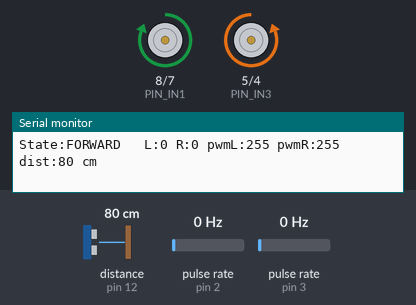
Bench run of a sketch on a simulated Arduino Uno, built with avr-gcc and run on an emulated ATmega328P. Parts: motor-driver pin pairs drawn as motors (green arrow = first pin HIGH = forward, orange = second pin HIGH = backward, longer = more drive, scaled by the enable pin), the last lines printed to the serial monitor. Wiring (inferred from the names in the program): ultrasonic range finder: trigger pin 13; echo pin 12; 2 × pulse sensor: data pin 2 / data pin 3. The inputs (shaded band) are chosen by the test bench; at power-on: distance to the obstacle (sensor on pin 12) 80 cm, pulse rate (sensors on pin 2, pin 3) 0 Hz. The echo pulse lasts 58.3 µs per cm.

Above: at 2.2 s.
2.3 s: distance to the obstacle (sensor on pin 12) set to 2 cm
At 2.7 s:
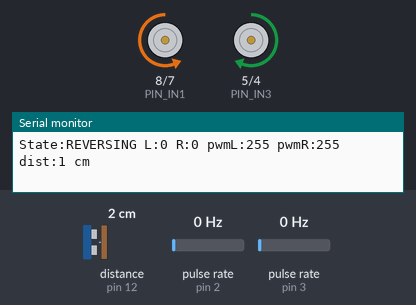
At 3.2 s:
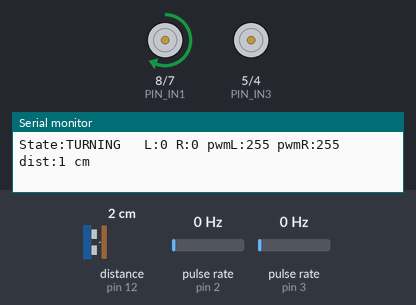
5.3 s: distance to the obstacle (sensor on pin 12) set to 60 cm
7.1 s: pulse rate (sensor on pin 2) set to 100 Hz
At 8.6 s:
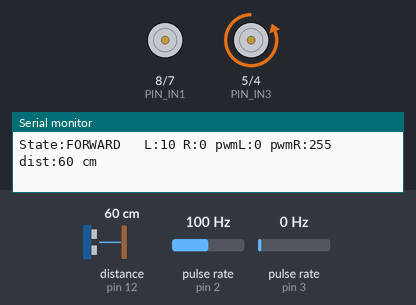
10.1 s: pulse rate (sensor on pin 3) set to 62 Hz
At 10.35 s:
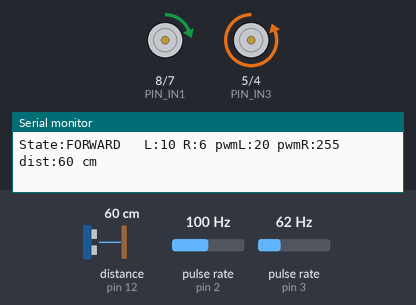
13.1 s: pulse rate (sensor on pin 3) set to 100 Hz
16.1 s: distance to the obstacle (sensor on pin 12) set to 35 cm
Timing chart, 0 to 46.8 s (numbered marks = the images above; inputs shaded):
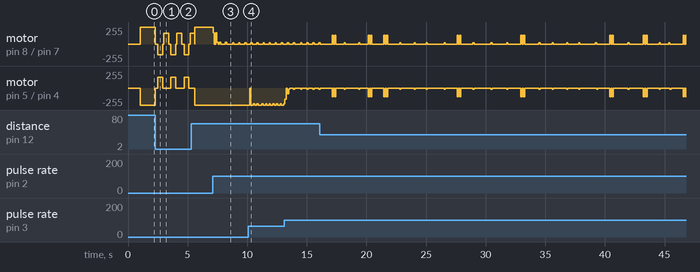

The sketch:

robot_car_ff.ino
```cpp
// (licence header left out)
#include "config.h"
#include "motors.h"
#include "ultrasonic.h"
#include "encoder.h"
#include "pid.h"

// ── PID instances ────────────────────────────────────────────
static PIDController pidLeft;
static PIDController pidRight;

// ── Current PWM outputs ───────────────────────────────────────
static float pwmLeft  = DRIVE_SPEED;
static float pwmRight = DRIVE_SPEED;

// ── PID timing ────────────────────────────────────────────────
static unsigned long lastPIDUpdate = 0;
static const float   DT_S = PID_INTERVAL_MS / 1000.0f;

// ── State machine ─────────────────────────────────────────────
enum RobotState { STATE_FORWARD, STATE_STOP, STATE_REVERSING, STATE_TURNING };
static RobotState    currentState   = STATE_FORWARD;
static unsigned long stateStartTime = 0;

static const char* state_name(RobotState s) {
  switch (s) {
    case STATE_FORWARD:   return "FORWARD  ";
    case STATE_STOP:      return "STOP     ";
    case STATE_REVERSING: return "REVERSING";
    case STATE_TURNING:   return "TURNING  ";
    default:              return "UNKNOWN  ";
  }
}

// ── setup() ──────────────────────────────────────────────────
void setup() {
  Serial.begin(SERIAL_BAUD);
  motors_init();
  ultrasonic_init();
  encoder_init();

  // Feedforward gain (PID_KFF) passed as 4th argument
  pid_init(&pidLeft,
           PID_KP, PID_KI, PID_KD, PID_KFF,
           PID_INTEGRAL_LIMIT, 0.0f, 255.0f);
  pid_init(&pidRight,
           PID_KP, PID_KI, PID_KD, PID_KFF,
           PID_INTEGRAL_LIMIT, 0.0f, 255.0f);

  Serial.println(F("=== v4: Feedforward + PID Robot ==="));
  Serial.print(F("Kff: "));   Serial.print(PID_KFF);
  Serial.print(F("  Target: ")); Serial.print(TARGET_SPEED_PULSES);
  Serial.println(F(" pulses/100ms"));
  delay(1000);
}

// ── loop() ───────────────────────────────────────────────────
void loop() {
  unsigned long now      = millis();
  long          distance = ultrasonic_read_cm();

  // PID update at fixed interval
  if (now - lastPIDUpdate >= PID_INTERVAL_MS) {
    long speedL = encoder_get_speed(MOTOR_LEFT);
    long speedR = encoder_get_speed(MOTOR_RIGHT);

    if (currentState == STATE_FORWARD) {
      pwmLeft  = pid_compute(&pidLeft,  TARGET_SPEED_PULSES, (float)speedL, DT_S);
      pwmRight = pid_compute(&pidRight, TARGET_SPEED_PULSES, (float)speedR, DT_S);
      motors_set((uint8_t)pwmLeft, true, (uint8_t)pwmRight, true);
    }

    Serial.print(F("State:")); Serial.print(state_name(currentState));
    Serial.print(F(" L:"));    Serial.print(speedL);
    Serial.print(F(" R:"));    Serial.print(speedR);
    Serial.print(F(" pwmL:")); Serial.print((int)pwmLeft);
    Serial.print(F(" pwmR:")); Serial.print((int)pwmRight);
    Serial.print(F(" dist:")); Serial.print(distance);
    Serial.println(F(" cm"));

    lastPIDUpdate = now;
  }

  // State machine
  switch (currentState) {
    case STATE_FORWARD:
      if (distance > 0 && distance < STOP_DISTANCE) {
        motors_stop();
        pid_reset(&pidLeft); pid_reset(&pidRight);
        encoder_reset_all();
        currentState   = STATE_STOP;
        stateStartTime = now;
      }
      break;
    case STATE_STOP:
      if (now - stateStartTime >= STOP_PAUSE_MS) {
        motors_backward(REVERSE_SPEED);
        currentState   = STATE_REVERSING;
        stateStartTime = now;
      }
      break;
    case STATE_REVERSING:
      if (now - stateStartTime >= REVERSE_TIME_MS) {
        motors_stop(); delay(100);
        motors_turn_right(TURN_SPEED);
        currentState   = STATE_TURNING;
        stateStartTime = now;
      }
      break;
    case STATE_TURNING:
      if (now - stateStartTime >= TURN_TIME_MS) {
        motors_stop();
        pid_reset(&pidLeft); pid_reset(&pidRight);
        encoder_reset_all();
        currentState = STATE_FORWARD;
      }
      break;
  }
}
```

encoder.cpp
```cpp
// (licence header left out)
#include "encoder.h"

static volatile long _leftPulses  = 0;
static volatile long _rightPulses = 0;

static void leftISR()  { _leftPulses++;  }
static void rightISR() { _rightPulses++; }

void encoder_init() {
  pinMode(ENCODER_LEFT_PIN,  INPUT_PULLUP);
  pinMode(ENCODER_RIGHT_PIN, INPUT_PULLUP);
  attachInterrupt(digitalPinToInterrupt(ENCODER_LEFT_PIN),  leftISR,  RISING);
  attachInterrupt(digitalPinToInterrupt(ENCODER_RIGHT_PIN), rightISR, RISING);
}

long encoder_get_speed(MotorSide side) {
  long count;
  if (side == MOTOR_LEFT) {
    noInterrupts();
    count       = _leftPulses;
    _leftPulses = 0;
    interrupts();
  } else {
    noInterrupts();
    count        = _rightPulses;
    _rightPulses = 0;
    interrupts();
  }
  return count;
}

void encoder_reset_all() {
  noInterrupts();
  _leftPulses  = 0;
  _rightPulses = 0;
  interrupts();
}
```

encoder.h
```cpp
// (licence header left out)
#pragma once
#include <Arduino.h>

#define ENCODER_LEFT_PIN   2    // Hardware interrupt INT0
#define ENCODER_RIGHT_PIN  3    // Hardware interrupt INT1

typedef enum { MOTOR_LEFT, MOTOR_RIGHT } MotorSide;

/**
 * Initialise encoder pins as INPUT_PULLUP and attach
 * rising-edge hardware interrupts. Call once from setup().
 */
void encoder_init();

/**
 * Return the pulse count accumulated since the last call
 * for the specified motor, then atomically reset to zero.
 *
 * Call at a fixed, consistent interval (e.g. every 100 ms).
 *
 *   speed_mm_s = encoder_get_speed(side) * 10.2f
 *                / (INTERVAL_MS / 1000.0f)
 *
 * Returns: pulse count (long, >= 0 for forward motion)
 */
long encoder_get_speed(MotorSide side);

/**
 * Reset both counters without reading.
 * Call when switching direction to discard transition pulses.
 */
void encoder_reset_all();
```

motors.cpp
```cpp
// (licence header left out)
#include "motors.h"
#include "config.h"

// ── Internal helpers ─────────────────────────────────────────

static void left_forward(uint8_t speed) {
  digitalWrite(PIN_IN1, HIGH);
  digitalWrite(PIN_IN2, LOW);
  analogWrite(PIN_ENA, speed);
}
static void left_backward(uint8_t speed) {
  digitalWrite(PIN_IN1, LOW);
  digitalWrite(PIN_IN2, HIGH);
  analogWrite(PIN_ENA, speed);
}
static void left_stop() {
  analogWrite(PIN_ENA, 0);
  digitalWrite(PIN_IN1, LOW);
  digitalWrite(PIN_IN2, LOW);
}

static void right_forward(uint8_t speed) {
  digitalWrite(PIN_IN3, LOW);   // Inverted: mirror-mounted
  digitalWrite(PIN_IN4, HIGH);
  analogWrite(PIN_ENB, speed);
}
static void right_backward(uint8_t speed) {
  digitalWrite(PIN_IN3, HIGH);
  digitalWrite(PIN_IN4, LOW);
  analogWrite(PIN_ENB, speed);
}
static void right_stop() {
  analogWrite(PIN_ENB, 0);
  digitalWrite(PIN_IN3, LOW);
  digitalWrite(PIN_IN4, LOW);
}

// ── Public API ───────────────────────────────────────────────

void motors_init() {
  pinMode(PIN_ENA, OUTPUT);
  pinMode(PIN_IN1, OUTPUT);
  pinMode(PIN_IN2, OUTPUT);
  pinMode(PIN_ENB, OUTPUT);
  pinMode(PIN_IN3, OUTPUT);
  pinMode(PIN_IN4, OUTPUT);
  motors_stop();
}

void motors_forward(uint8_t speed) {
  left_forward(speed);
  right_forward(speed);
}
void motors_backward(uint8_t speed) {
  left_backward(speed);
  right_backward(speed);
}
void motors_turn_right(uint8_t speed) {
  left_forward(speed);
  right_stop();
}
void motors_turn_left(uint8_t speed) {
  left_stop();
  right_forward(speed);
}
void motors_spin_right(uint8_t speed) {
  left_forward(speed);
  right_backward(speed);
}
void motors_spin_left(uint8_t speed) {
  left_backward(speed);
  right_forward(speed);
}
void motors_brake() {
  analogWrite(PIN_ENA, 255);
  digitalWrite(PIN_IN1, HIGH);
  digitalWrite(PIN_IN2, HIGH);
  analogWrite(PIN_ENB, 255);
  digitalWrite(PIN_IN3, HIGH);
  digitalWrite(PIN_IN4, HIGH);
}
void motors_stop() {
  left_stop();
  right_stop();
}
void motors_set(uint8_t speedLeft, bool dirLeft,
                uint8_t speedRight, bool dirRight) {
  if (dirLeft)  left_forward(speedLeft);
  else          left_backward(speedLeft);
  if (dirRight) right_forward(speedRight);
  else          right_backward(speedRight);
}
```

motors.h
```cpp
// (licence header left out)
#pragma once
#include <Arduino.h>

void motors_init();
void motors_forward(uint8_t speed);
void motors_backward(uint8_t speed);
void motors_turn_right(uint8_t speed);
void motors_turn_left(uint8_t speed);
void motors_spin_right(uint8_t speed);
void motors_spin_left(uint8_t speed);
void motors_brake();
void motors_stop();
void motors_set(uint8_t speedLeft, bool dirLeft,
                uint8_t speedRight, bool dirRight);
```

pid.cpp
```cpp
// (licence header left out)
#include "pid.h"
#include <Arduino.h>

void pid_init(PIDController* pid,
              float kp, float ki, float kd, float kff,
              float integralLimit,
              float outputMin, float outputMax) {
  pid->kp            = kp;
  pid->ki            = ki;
  pid->kd            = kd;
  pid->kff           = kff;
  pid->integral      = 0.0f;
  pid->previousError = 0.0f;
  pid->integralLimit = integralLimit;
  pid->outputMin     = outputMin;
  pid->outputMax     = outputMax;
}

float pid_compute(PIDController* pid,
                  float setpoint, float measured, float dt_s) {

  // ── Feedforward ─────────────────────────────────────────────
  // Provides baseline PWM immediately. No error accumulation required.
  float feedforward = pid->kff * setpoint;

  // ── Error ────────────────────────────────────────────────────
  float error = setpoint - measured;

  // ── Proportional ─────────────────────────────────────────────
  float P = pid->kp * error;

  // ── Integral with anti-windup clamping ───────────────────────
  pid->integral += pid->ki * error * dt_s;
  if      (pid->integral >  pid->integralLimit) pid->integral =  pid->integralLimit;
  else if (pid->integral < -pid->integralLimit) pid->integral = -pid->integralLimit;
  float I = pid->integral;

  // ── Derivative ───────────────────────────────────────────────
  float D = (dt_s > 0.0f)
            ? pid->kd * (error - pid->previousError) / dt_s
            : 0.0f;
  pid->previousError = error;

  // ── Combined output ───────────────────────────────────────────
  // feedforward: what we know we need
  // P + I + D:   correction for what we got wrong
  float output = feedforward + P + I + D;
  return constrain(output, pid->outputMin, pid->outputMax);
}

void pid_reset(PIDController* pid) {
  pid->integral      = 0.0f;
  pid->previousError = 0.0f;
}
```

pid.h
```cpp
// (licence header left out)
#pragma once

typedef struct {
  float kp;
  float ki;
  float kd;
  float kff;              // Feedforward gain (1/K). Set 0.0 to disable.
  float integral;
  float previousError;
  float integralLimit;
  float outputMin;
  float outputMax;
} PIDController;

void  pid_init   (PIDController* pid,
                  float kp, float ki, float kd, float kff,
                  float integralLimit,
                  float outputMin, float outputMax);

float pid_compute(PIDController* pid,
                  float setpoint, float measured, float dt_s);

void  pid_reset  (PIDController* pid);
```

ultrasonic.cpp
```cpp
// (licence header left out)
#include "ultrasonic.h"
#include "config.h"

void ultrasonic_init() {
  pinMode(PIN_TRIG, OUTPUT);
  pinMode(PIN_ECHO, INPUT);
  digitalWrite(PIN_TRIG, LOW);
}

long ultrasonic_read_us() {
  digitalWrite(PIN_TRIG, LOW);
  delayMicroseconds(2);
  digitalWrite(PIN_TRIG, HIGH);
  delayMicroseconds(10);
  digitalWrite(PIN_TRIG, LOW);
  return pulseIn(PIN_ECHO, HIGH, ULTRASONIC_TIMEOUT_US);
}

long ultrasonic_read_cm() {
  long duration = ultrasonic_read_us();
  if (duration == 0) return NO_OBSTACLE_CM;
  return duration / 58L;
}
```

ultrasonic.h
```cpp
// (licence header left out)
#pragma once
#include <Arduino.h>

void ultrasonic_init();
long ultrasonic_read_cm();
long ultrasonic_read_us();
```

config.h
```cpp
// (licence header left out)
#pragma once

// ── Serial ───────────────────────────────────────────────────
#define SERIAL_BAUD           9600

// ── Motor Driver Pins (L298N) ─────────────────────────────────
#define PIN_ENA               9
#define PIN_IN1               8
#define PIN_IN2               7
#define PIN_ENB               6
#define PIN_IN3               5
#define PIN_IN4               4

// ── Ultrasonic Sensor (HC-SR04) ───────────────────────────────
#define PIN_TRIG              13
#define PIN_ECHO              12

// ── PID Timing ────────────────────────────────────────────────
#define PID_INTERVAL_MS       100
#define TARGET_SPEED_PULSES   8

// ── Feedforward Gain ──────────────────────────────────────────
// Kff = 1/K = step PWM / steady-state speed
// REPLACE WITH YOUR MEASURED VALUE.
#define PID_KFF               20.0f

// ── PID Gains (reduced Ki from ZN due to feedforward) ─────────
#define PID_KP                64.0f
#define PID_KI               106.0f   // ~50% of ZN value (213.3)
#define PID_KD                 4.8f
#define PID_INTEGRAL_LIMIT    60.0f   // Tighter — less windup needed

// ── Motor Speeds ──────────────────────────────────────────────
#define DRIVE_SPEED           180
#define REVERSE_SPEED         160
#define TURN_SPEED            150

// ── Obstacle Avoidance ────────────────────────────────────────
#define STOP_DISTANCE         30

// ── Timing ────────────────────────────────────────────────────
#define STOP_PAUSE_MS         200
#define REVERSE_TIME_MS       400
#define TURN_TIME_MS          500

// ── Sensor ────────────────────────────────────────────────────
#define ULTRASONIC_TIMEOUT_US 30000UL
#define NO_OBSTACLE_CM        999
```

Measured:
- after the input at 7.1 s, motor on pin 8 (PIN_IN1) / pin 7 (PIN_IN2): forward 255/255 → forward 172/255 after 0.05 s, → stopped 0.10 s later, → forward 172/255 0.10 s later, → forward 28/255 0.10 s later, … (15 changes in this stretch)
- after the input at 10.1 s, motor on pin 5 (PIN_IN3) / pin 4 (PIN_IN4): backward 255/255 → stopped after 0.11 s, → backward 255/255 0.10 s later, → backward 236/255 0.20 s later, → backward 255/255 0.10 s later, … (19 changes in this stretch)
